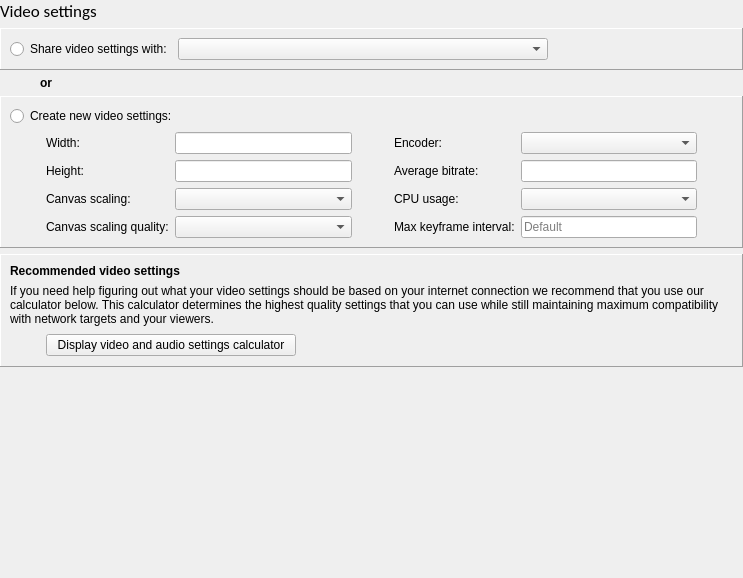
<?xml version="1.0" encoding="UTF-8"?>
<ui version="4.0">
 <class>VideoSettingsPage</class>
 <widget class="QWidget" name="VideoSettingsPage">
  <property name="geometry">
   <rect>
    <x>0</x>
    <y>0</y>
    <width>743</width>
    <height>578</height>
   </rect>
  </property>
  <property name="windowTitle">
   <string>Form</string>
  </property>
  <layout class="QVBoxLayout" name="verticalLayout">
   <property name="leftMargin">
    <number>0</number>
   </property>
   <property name="topMargin">
    <number>0</number>
   </property>
   <property name="rightMargin">
    <number>0</number>
   </property>
   <property name="bottomMargin">
    <number>0</number>
   </property>
   <item>
    <widget class="QLabel" name="label">
     <property name="font">
      <font>
       <family>Calibri</family>
       <pointsize>13</pointsize>
      </font>
     </property>
     <property name="text">
      <string>Video settings</string>
     </property>
    </widget>
   </item>
   <item>
    <widget class="StyledFrame" name="frame_3">
     <property name="frameShape">
      <enum>QFrame::Panel</enum>
     </property>
     <property name="frameShadow">
      <enum>QFrame::Raised</enum>
     </property>
     <layout class="QHBoxLayout" name="horizontalLayout_2" stretch="0,2,1">
      <item>
       <widget class="QRadioButton" name="shareRadio">
        <property name="text">
         <string>Share video settings with:</string>
        </property>
       </widget>
      </item>
      <item>
       <widget class="QComboBox" name="shareCombo">
        <property name="sizePolicy">
         <sizepolicy hsizetype="Expanding" vsizetype="Fixed">
          <horstretch>0</horstretch>
          <verstretch>0</verstretch>
         </sizepolicy>
        </property>
       </widget>
      </item>
      <item>
       <spacer name="horizontalSpacer_4">
        <property name="orientation">
         <enum>Qt::Horizontal</enum>
        </property>
        <property name="sizeHint" stdset="0">
         <size>
          <width>0</width>
          <height>20</height>
         </size>
        </property>
       </spacer>
      </item>
     </layout>
    </widget>
   </item>
   <item>
    <widget class="QLabel" name="label_8">
     <property name="font">
      <font>
       <weight>75</weight>
       <bold>true</bold>
      </font>
     </property>
     <property name="text">
      <string>or</string>
     </property>
     <property name="indent">
      <number>40</number>
     </property>
    </widget>
   </item>
   <item>
    <widget class="StyledFrame" name="frame">
     <property name="frameShape">
      <enum>QFrame::Panel</enum>
     </property>
     <property name="frameShadow">
      <enum>QFrame::Raised</enum>
     </property>
     <layout class="QGridLayout" name="gridLayout">
      <item row="2" column="1">
       <widget class="QLabel" name="label_3">
        <property name="text">
         <string>Height:</string>
        </property>
        <property name="buddy">
         <cstring>heightEdit</cstring>
        </property>
       </widget>
      </item>
      <item row="2" column="2">
       <widget class="UnitLineEdit" name="heightEdit"/>
      </item>
      <item row="3" column="2">
       <widget class="QComboBox" name="scalingCombo"/>
      </item>
      <item row="4" column="4">
       <widget class="QLabel" name="heightLbl">
        <property name="text">
         <string>Max keyframe interval:</string>
        </property>
        <property name="buddy">
         <cstring>keyIntervalEdit</cstring>
        </property>
       </widget>
      </item>
      <item row="3" column="6">
       <spacer name="horizontalSpacer_2">
        <property name="orientation">
         <enum>Qt::Horizontal</enum>
        </property>
        <property name="sizeType">
         <enum>QSizePolicy::Fixed</enum>
        </property>
        <property name="sizeHint" stdset="0">
         <size>
          <width>30</width>
          <height>20</height>
         </size>
        </property>
       </spacer>
      </item>
      <item row="3" column="0">
       <spacer name="horizontalSpacer">
        <property name="orientation">
         <enum>Qt::Horizontal</enum>
        </property>
        <property name="sizeType">
         <enum>QSizePolicy::Fixed</enum>
        </property>
        <property name="sizeHint" stdset="0">
         <size>
          <width>30</width>
          <height>20</height>
         </size>
        </property>
       </spacer>
      </item>
      <item row="3" column="1">
       <widget class="QLabel" name="nameLbl">
        <property name="text">
         <string>Canvas scaling:</string>
        </property>
        <property name="buddy">
         <cstring>scalingCombo</cstring>
        </property>
       </widget>
      </item>
      <item row="4" column="1">
       <widget class="QLabel" name="fpsLbl">
        <property name="text">
         <string>Canvas scaling quality:</string>
        </property>
        <property name="buddy">
         <cstring>scalingQualityCombo</cstring>
        </property>
       </widget>
      </item>
      <item row="3" column="3">
       <spacer name="horizontalSpacer_3">
        <property name="orientation">
         <enum>Qt::Horizontal</enum>
        </property>
        <property name="sizeType">
         <enum>QSizePolicy::Fixed</enum>
        </property>
        <property name="sizeHint" stdset="0">
         <size>
          <width>30</width>
          <height>20</height>
         </size>
        </property>
       </spacer>
      </item>
      <item row="4" column="2">
       <widget class="QComboBox" name="scalingQualityCombo"/>
      </item>
      <item row="3" column="4">
       <widget class="QLabel" name="widthLbl">
        <property name="text">
         <string>CPU usage:</string>
        </property>
        <property name="buddy">
         <cstring>cpuUsageCombo</cstring>
        </property>
       </widget>
      </item>
      <item row="1" column="2">
       <widget class="UnitLineEdit" name="widthEdit"/>
      </item>
      <item row="1" column="1">
       <widget class="QLabel" name="label_2">
        <property name="text">
         <string>Width:</string>
        </property>
        <property name="buddy">
         <cstring>widthEdit</cstring>
        </property>
       </widget>
      </item>
      <item row="4" column="5">
       <widget class="UnitLineEdit" name="keyIntervalEdit">
        <property name="placeholderText">
         <string>Default</string>
        </property>
       </widget>
      </item>
      <item row="3" column="5">
       <widget class="QComboBox" name="cpuUsageCombo"/>
      </item>
      <item row="1" column="5">
       <widget class="QComboBox" name="encoderCombo"/>
      </item>
      <item row="2" column="5">
       <widget class="UnitLineEdit" name="bitrateEdit"/>
      </item>
      <item row="2" column="4">
       <widget class="QLabel" name="label_7">
        <property name="text">
         <string>Average bitrate:</string>
        </property>
        <property name="buddy">
         <cstring>bitrateEdit</cstring>
        </property>
       </widget>
      </item>
      <item row="1" column="4">
       <widget class="QLabel" name="label_4">
        <property name="text">
         <string>Encoder:</string>
        </property>
        <property name="buddy">
         <cstring>encoderCombo</cstring>
        </property>
       </widget>
      </item>
      <item row="0" column="0" colspan="7">
       <widget class="QWidget" name="widget" native="true">
        <layout class="QHBoxLayout" name="horizontalLayout">
         <property name="leftMargin">
          <number>0</number>
         </property>
         <property name="topMargin">
          <number>0</number>
         </property>
         <property name="rightMargin">
          <number>0</number>
         </property>
         <property name="bottomMargin">
          <number>0</number>
         </property>
         <item>
          <widget class="QRadioButton" name="newRadio">
           <property name="palette">
            <palette>
             <active>
              <colorrole role="WindowText">
               <brush brushstyle="SolidPattern">
                <color alpha="255">
                 <red>0</red>
                 <green>0</green>
                 <blue>0</blue>
                </color>
               </brush>
              </colorrole>
             </active>
             <inactive>
              <colorrole role="WindowText">
               <brush brushstyle="SolidPattern">
                <color alpha="255">
                 <red>0</red>
                 <green>0</green>
                 <blue>0</blue>
                </color>
               </brush>
              </colorrole>
             </inactive>
             <disabled>
              <colorrole role="WindowText">
               <brush brushstyle="SolidPattern">
                <color alpha="255">
                 <red>0</red>
                 <green>0</green>
                 <blue>0</blue>
                </color>
               </brush>
              </colorrole>
             </disabled>
            </palette>
           </property>
           <property name="text">
            <string>Create new video settings:</string>
           </property>
          </widget>
         </item>
        </layout>
       </widget>
      </item>
     </layout>
    </widget>
   </item>
   <item>
    <widget class="StyledInfoFrame" name="frame_2">
     <property name="frameShape">
      <enum>QFrame::Panel</enum>
     </property>
     <property name="frameShadow">
      <enum>QFrame::Raised</enum>
     </property>
     <layout class="QGridLayout" name="gridLayout_2">
      <item row="0" column="0" colspan="3">
       <widget class="QLabel" name="label_5">
        <property name="font">
         <font>
          <weight>75</weight>
          <bold>true</bold>
         </font>
        </property>
        <property name="text">
         <string>Recommended video settings</string>
        </property>
       </widget>
      </item>
      <item row="3" column="1">
       <widget class="QPushButton" name="bitrateCalcBtn">
        <property name="minimumSize">
         <size>
          <width>250</width>
          <height>0</height>
         </size>
        </property>
        <property name="text">
         <string>Display video and audio settings calculator</string>
        </property>
       </widget>
      </item>
      <item row="1" column="0" colspan="3">
       <widget class="QLabel" name="label_6">
        <property name="text">
         <string>&lt;html&gt;&lt;head/&gt;&lt;body&gt;&lt;p&gt;If you need help figuring out what your video settings should be based on your internet connection we recommend that you use our calculator below. This calculator determines the highest quality settings that you can use while still maintaining maximum compatibility with network targets and your viewers.&lt;/p&gt;&lt;/body&gt;&lt;/html&gt;</string>
        </property>
        <property name="wordWrap">
         <bool>true</bool>
        </property>
       </widget>
      </item>
      <item row="3" column="2">
       <spacer name="horizontalSpacer_6">
        <property name="orientation">
         <enum>Qt::Horizontal</enum>
        </property>
        <property name="sizeHint" stdset="0">
         <size>
          <width>40</width>
          <height>20</height>
         </size>
        </property>
       </spacer>
      </item>
      <item row="3" column="0">
       <spacer name="horizontalSpacer_5">
        <property name="orientation">
         <enum>Qt::Horizontal</enum>
        </property>
        <property name="sizeType">
         <enum>QSizePolicy::Fixed</enum>
        </property>
        <property name="sizeHint" stdset="0">
         <size>
          <width>30</width>
          <height>20</height>
         </size>
        </property>
       </spacer>
      </item>
      <item row="2" column="1">
       <spacer name="verticalSpacer_2">
        <property name="orientation">
         <enum>Qt::Vertical</enum>
        </property>
        <property name="sizeType">
         <enum>QSizePolicy::Fixed</enum>
        </property>
        <property name="sizeHint" stdset="0">
         <size>
          <width>20</width>
          <height>2</height>
         </size>
        </property>
       </spacer>
      </item>
      <item row="4" column="1">
       <spacer name="verticalSpacer_3">
        <property name="orientation">
         <enum>Qt::Vertical</enum>
        </property>
        <property name="sizeType">
         <enum>QSizePolicy::Fixed</enum>
        </property>
        <property name="sizeHint" stdset="0">
         <size>
          <width>20</width>
          <height>1</height>
         </size>
        </property>
       </spacer>
      </item>
     </layout>
    </widget>
   </item>
   <item>
    <spacer name="verticalSpacer">
     <property name="orientation">
      <enum>Qt::Vertical</enum>
     </property>
     <property name="sizeHint" stdset="0">
      <size>
       <width>20</width>
       <height>0</height>
      </size>
     </property>
    </spacer>
   </item>
  </layout>
 </widget>
 <customwidgets>
  <customwidget>
   <class>UnitLineEdit</class>
   <extends>QLineEdit</extends>
   <header>Widgets/unitlineedit.h</header>
  </customwidget>
  <customwidget>
   <class>StyledFrame</class>
   <extends>QFrame</extends>
   <header>Widgets/styledframe.h</header>
   <container>1</container>
  </customwidget>
  <customwidget>
   <class>StyledInfoFrame</class>
   <extends>QFrame</extends>
   <header>Widgets/styledframe.h</header>
   <container>1</container>
  </customwidget>
 </customwidgets>
 <tabstops>
  <tabstop>shareRadio</tabstop>
  <tabstop>shareCombo</tabstop>
  <tabstop>newRadio</tabstop>
  <tabstop>widthEdit</tabstop>
  <tabstop>heightEdit</tabstop>
  <tabstop>scalingCombo</tabstop>
  <tabstop>scalingQualityCombo</tabstop>
  <tabstop>encoderCombo</tabstop>
  <tabstop>bitrateEdit</tabstop>
  <tabstop>cpuUsageCombo</tabstop>
  <tabstop>keyIntervalEdit</tabstop>
 </tabstops>
 <resources/>
 <connections/>
</ui>
